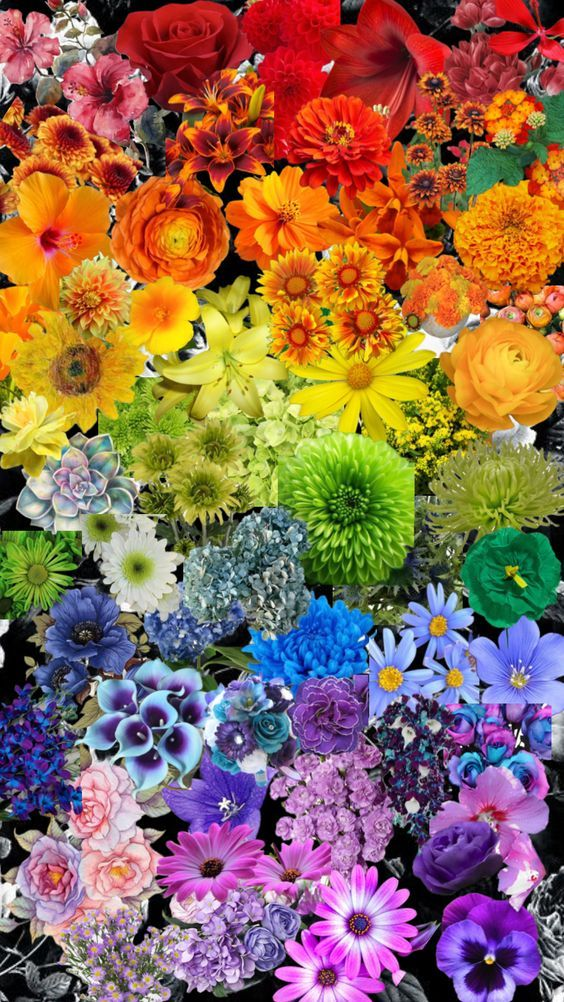
#> input picture media/pic.jpg, 564 x 1002 px
$ python lab2_1.py
#> lines starting #> are read from the running program, lines starting #| are printed output that depends on the picture; after the words box and inside, x2 and y2 are one past the last pixel; in counts of white or black regions, pixels touching at a corner belong together
import numpy as np
import cv2
import matplotlib.pyplot as plt

image_path = input("Путь к изображению: ")
#> the answer given: pic.jpg

image_in = cv2.imread(image_path)
#> image_in is the input picture: shape (1002, 564, 3); mean B, G, R 86, 106.1, 143.1

if image_in is None:
    print("Ошибка: изображение не найдено.")
    exit()

image_rgb = cv2.cvtColor(image_in, cv2.COLOR_BGR2RGB)
image_hsv = cv2.cvtColor(image_rgb, cv2.COLOR_RGB2HSV)
#> image_hsv: shape (1002, 564, 3); mean H, S, V 75.9, 159.1, 163

lower_red1 = np.array([0, 0, 0])
upper_red1 = np.array([10, 255, 255])

lower_red2 = np.array([170, 0, 0])
upper_red2 = np.array([179, 255, 255])

mask_red1 = cv2.inRange(image_hsv, lower_red1, upper_red1)
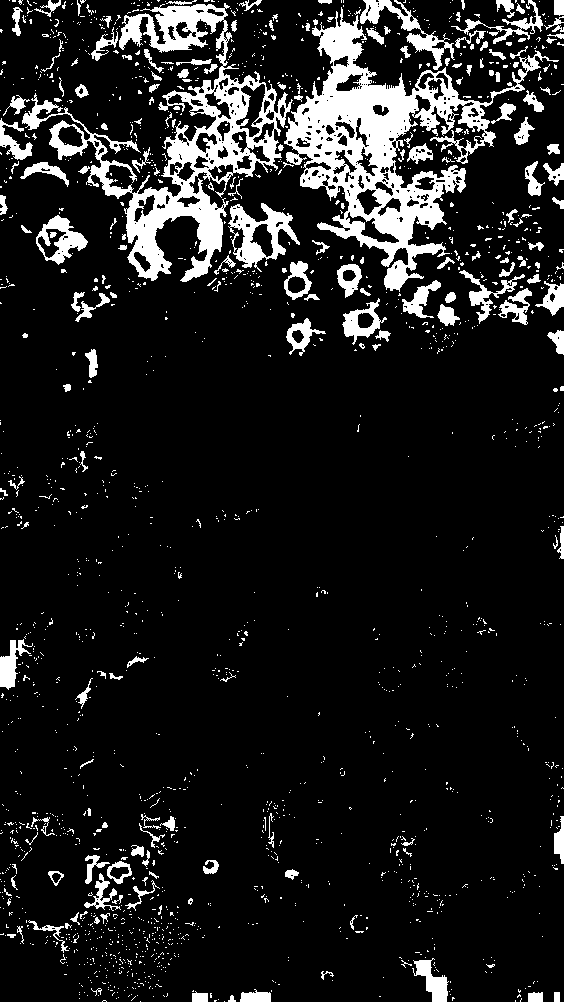
#> mask_red1: shape (1002, 564); 11.7% white; 1888 white regions (1689 under 20 px), largest, box (x1, y1, x2, y2) and area: (284, 7, 559, 292) 20020, (22, 3, 293, 282) 16393, (228, 203, 300, 272) 1944
mask_red2 = cv2.inRange(image_hsv, lower_red2, upper_red2)
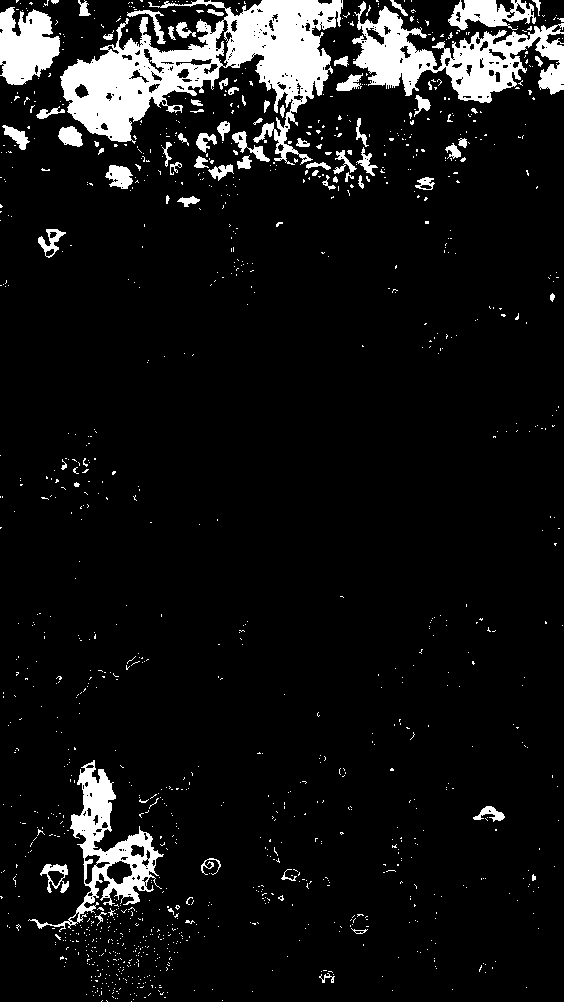
#> mask_red2: shape (1002, 564); 8.4% white; 1220 white regions (1148 under 20 px), largest, box (x1, y1, x2, y2) and area: (60, 0, 343, 165) 18274, (352, 1, 564, 103) 8880, (28, 760, 164, 932) 5171
mask_red = mask_red1 | mask_red2
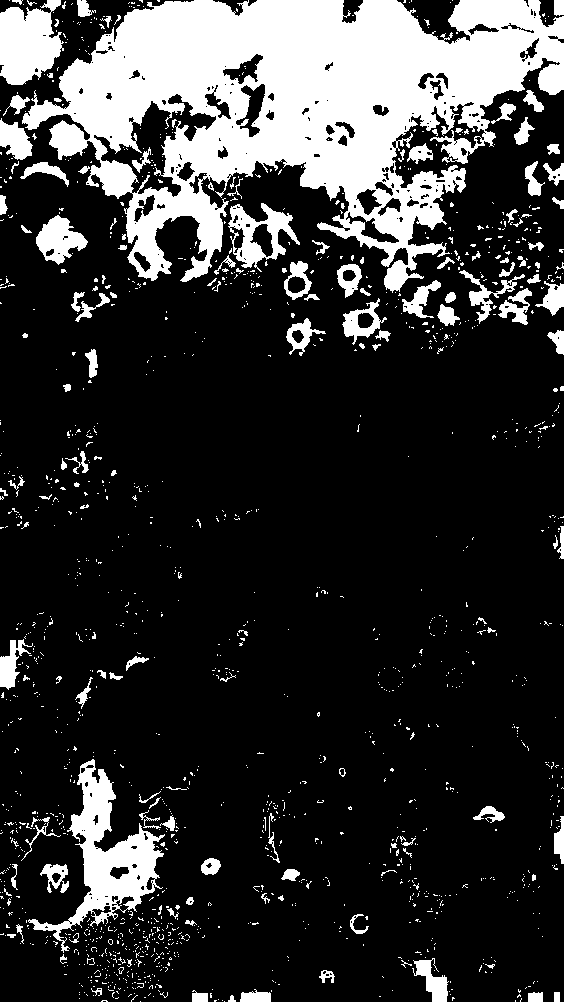
#> mask_red: shape (1002, 564); 20.2% white; 1518 white regions (1369 under 20 px), largest, box (x1, y1, x2, y2) and area: (22, 0, 564, 293) 77436, (28, 759, 165, 953) 7266, (0, 0, 64, 85) 3858

image_hsv_new = image_hsv.copy()
image_hsv_new[mask_red > 0, 1] = 0
#> image_hsv_new: shape (1002, 564, 3); mean H, S, V 75.9, 121.3, 163
image_rgb_new = cv2.cvtColor(image_hsv_new, cv2.COLOR_HSV2RGB)
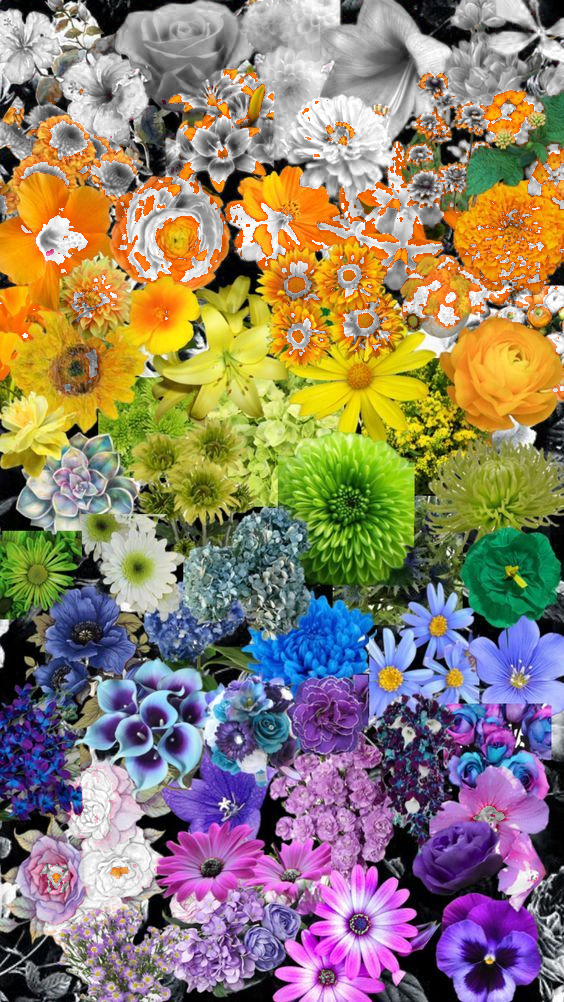
#> image_rgb_new: shape (1002, 564, 3); mean R, G, B 142.9, 128.2, 109.8

plt.figure(figsize=(10, 5))
plt.subplot(1, 2, 1)
plt.title('Исходное изображение')
plt.imshow(image_rgb)
plt.axis('off')

plt.subplot(1, 2, 2)
plt.title('Преобразованное изображение')
plt.imshow(image_rgb_new)
plt.axis('off')
plt.show()

image_bgr_new = cv2.cvtColor(image_rgb_new, cv2.COLOR_RGB2BGR)
cv2.imwrite("image_out_1.jpg", image_bgr_new)

$ run again, on media/flowers.jpg
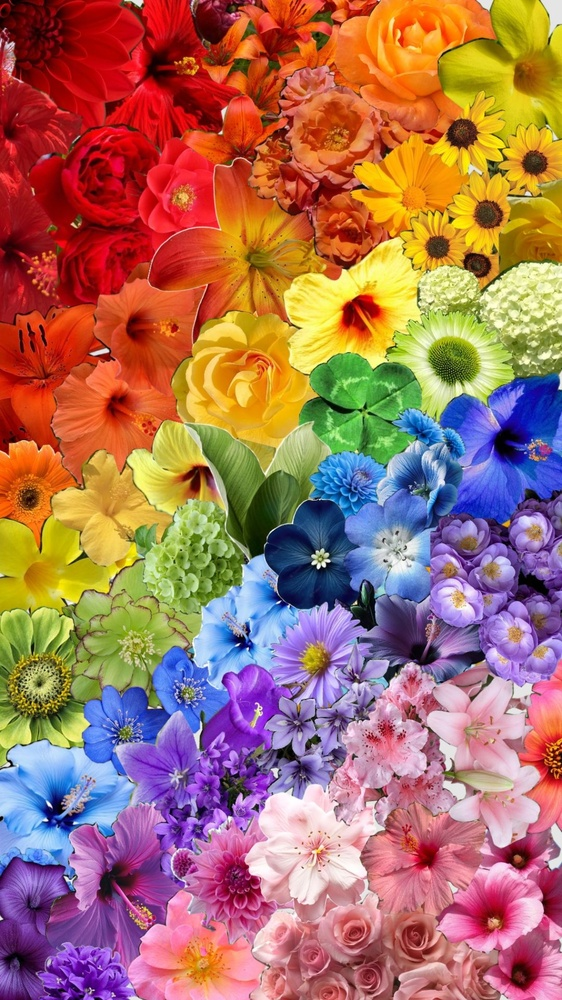
#> input picture media/flowers.jpg, 562 x 1000 px, shrunk from 1080 x 1920 before the run
#> image_in is the input picture: shape (1000, 562, 3); mean B, G, R 96.3, 112, 167.8
#> image_hsv: shape (1000, 562, 3); mean H, S, V 79.2, 168.6, 189.3
#> `mask_red1 = cv2.inRange(image_hsv, lower_red1, upper_red1)`:
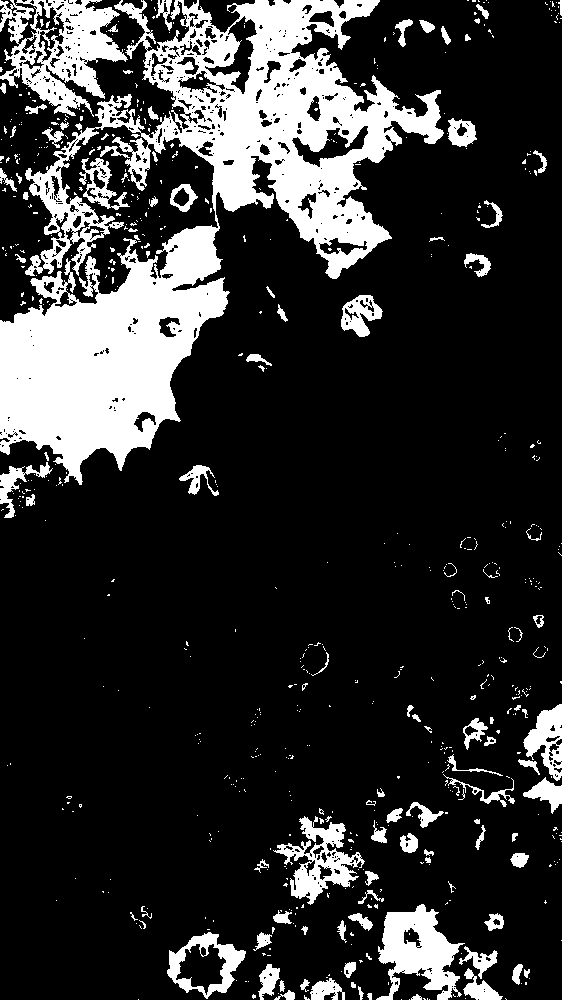
#> mask_red1: shape (1000, 562); 19.2% white; 677 white regions (564 under 20 px), largest, box (x1, y1, x2, y2) and area: (0, 0, 444, 485) 73678, (0, 0, 128, 117) 7233, (376, 904, 465, 1000) 4437
#> mask_red2: shape (1000, 562); 14.7% white; 679 white regions (584 under 20 px), largest, box (x1, y1, x2, y2) and area: (141, 772, 521, 1000) 32097, (0, 0, 218, 323) 30923, (447, 663, 562, 870) 5496
#> mask_red: shape (1000, 562); 33.9% white; 351 white regions (291 under 20 px), largest, box (x1, y1, x2, y2) and area: (0, 0, 444, 485) 121415, (141, 660, 562, 1000) 57100, (341, 295, 383, 337) 1096
#> image_hsv_new: shape (1000, 562, 3); mean H, S, V 79.2, 104.9, 189.3
#> `image_rgb_new = cv2.cvtColor(image_hsv_new, cv2.COLOR_HSV2RGB)`:
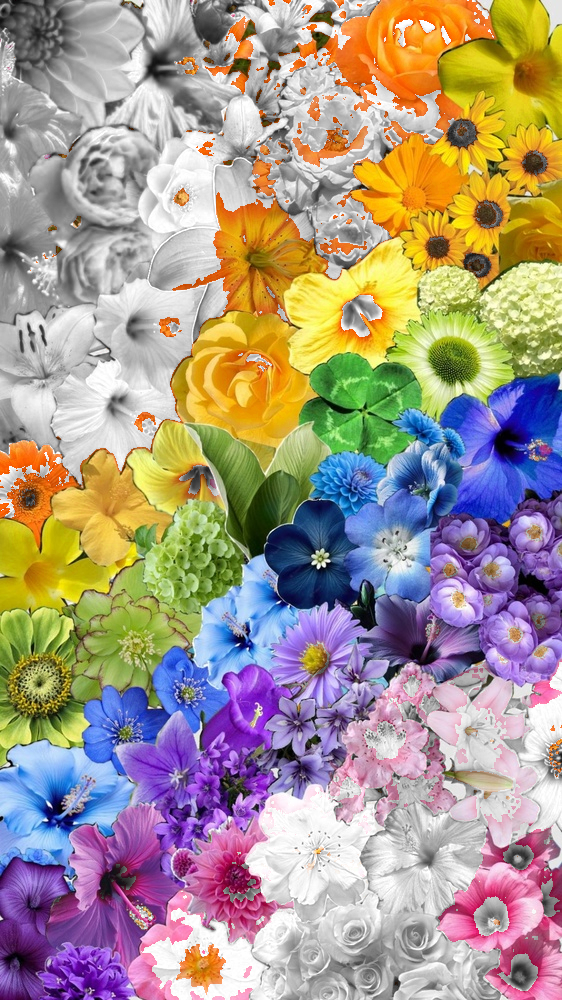
#> image_rgb_new: shape (1000, 562, 3); mean R, G, B 167.6, 151.9, 139

$ run again, on media/girl.jpg
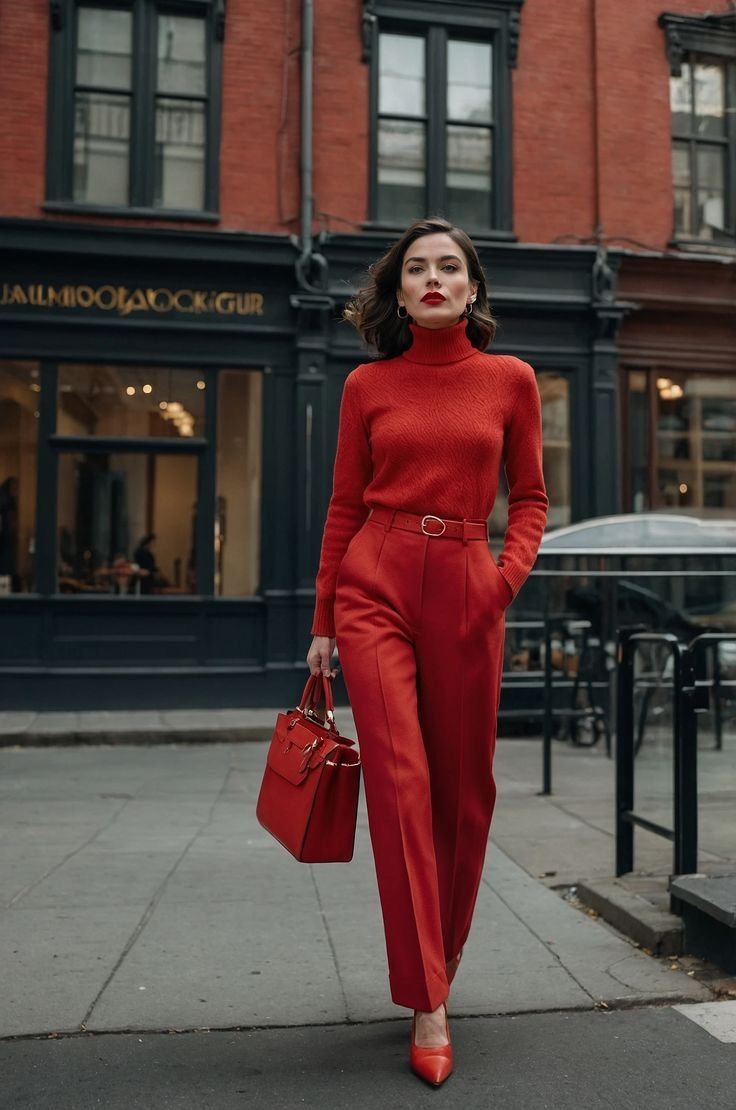
#> input picture media/girl.jpg, 736 x 1110 px
#> image_in is the input picture: shape (1110, 736, 3); mean B, G, R 62.5, 66.1, 85.2
#> image_hsv: shape (1110, 736, 3); mean H, S, V 62.1, 85.8, 89
#> `mask_red1 = cv2.inRange(image_hsv, lower_red1, upper_red1)`:
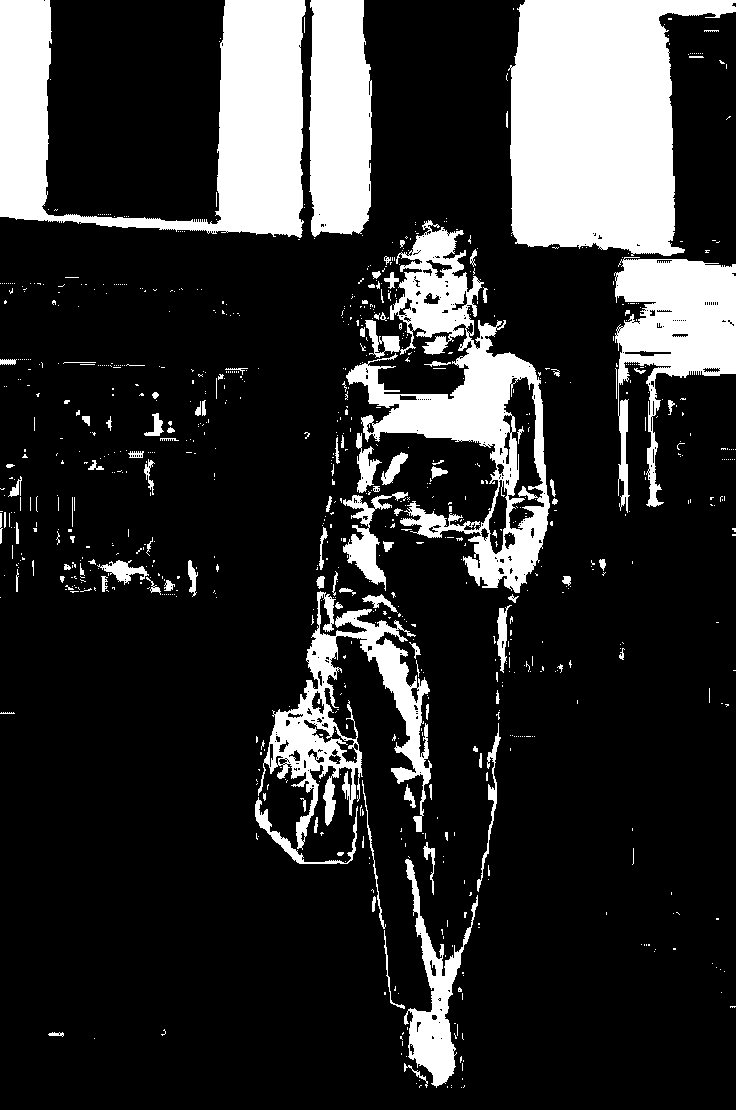
#> mask_red1: shape (1110, 736); 18.7% white; 878 white regions (765 under 20 px), largest, box (x1, y1, x2, y2) and area: (508, 0, 736, 256) 40268, (0, 0, 306, 238) 31287, (346, 220, 550, 593) 23507
#> mask_red2: shape (1110, 736); 9.9% white; 319 white regions (275 under 20 px), largest, box (x1, y1, x2, y2) and area: (310, 377, 519, 1016) 64512, (258, 756, 359, 863) 5984, (355, 323, 472, 399) 3892
#> mask_red: shape (1110, 736); 28.7% white; 604 white regions (524 under 20 px), largest, box (x1, y1, x2, y2) and area: (255, 220, 550, 1088) 128798, (506, 0, 736, 256) 40448, (0, 0, 306, 238) 31485
#> image_hsv_new: shape (1110, 736, 3); mean H, S, V 62.1, 36.9, 89
#> `image_rgb_new = cv2.cvtColor(image_hsv_new, cv2.COLOR_HSV2RGB)`:
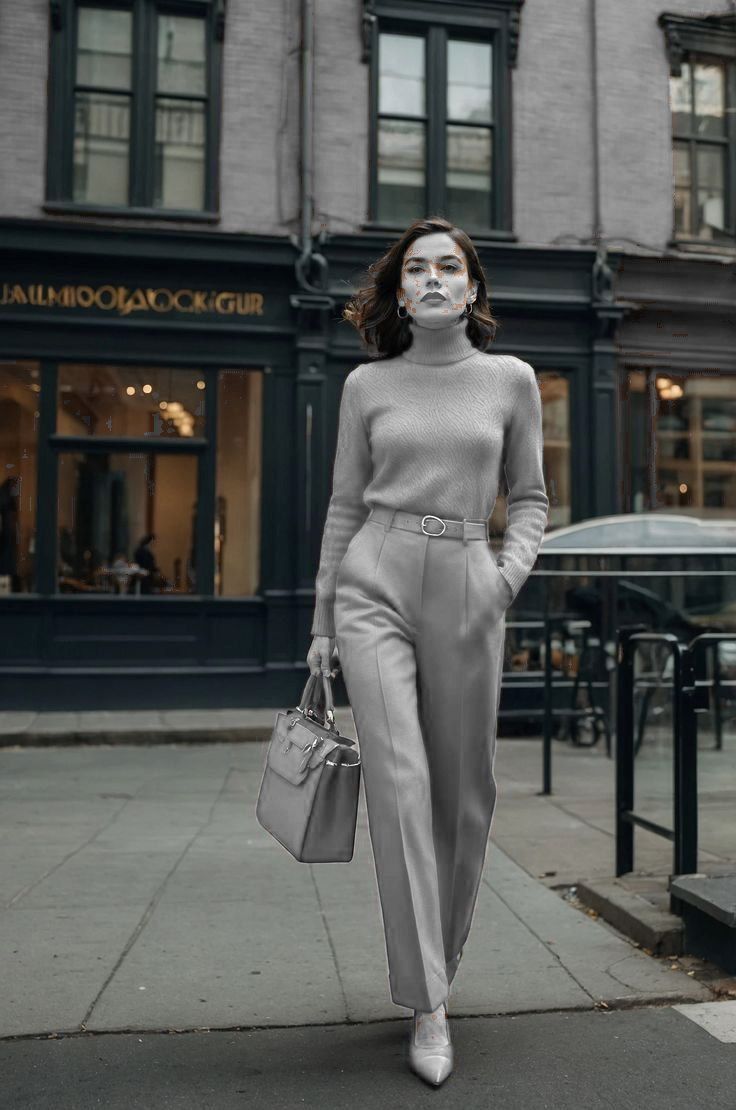
#> image_rgb_new: shape (1110, 736, 3); mean R, G, B 84.9, 86.8, 84

$ run again, on media/pansies.jpg
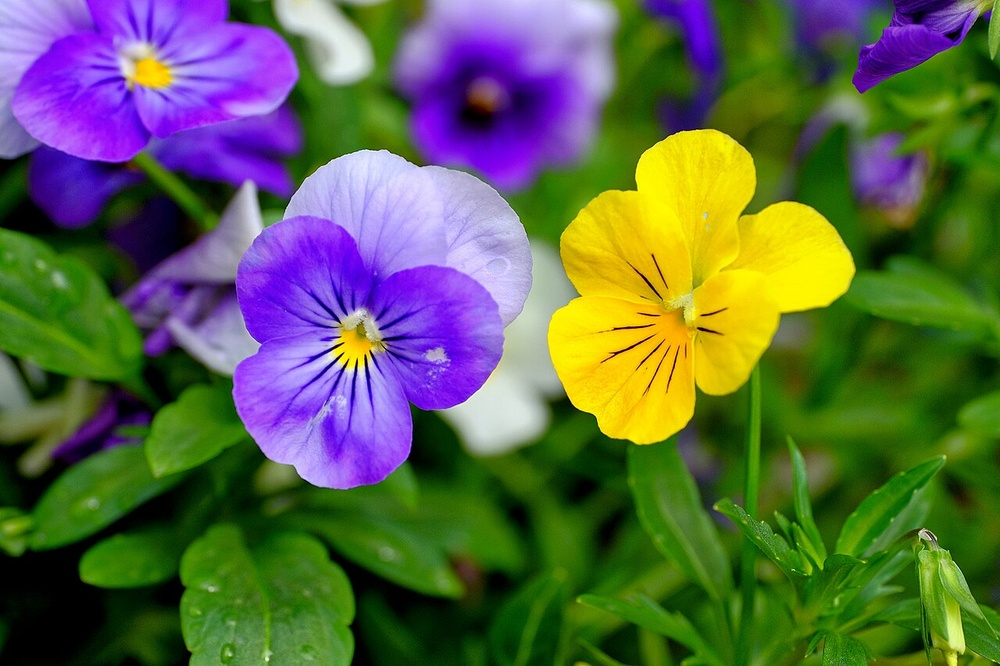
#> input picture media/pansies.jpg, 1000 x 666 px, shrunk from 1280 x 853 before the run
#> image_in is the input picture: shape (666, 1000, 3); mean B, G, R 72.2, 101.2, 92
#> image_hsv: shape (666, 1000, 3); mean H, S, V 71, 199.1, 140.2
#> `mask_red1 = cv2.inRange(image_hsv, lower_red1, upper_red1)`:
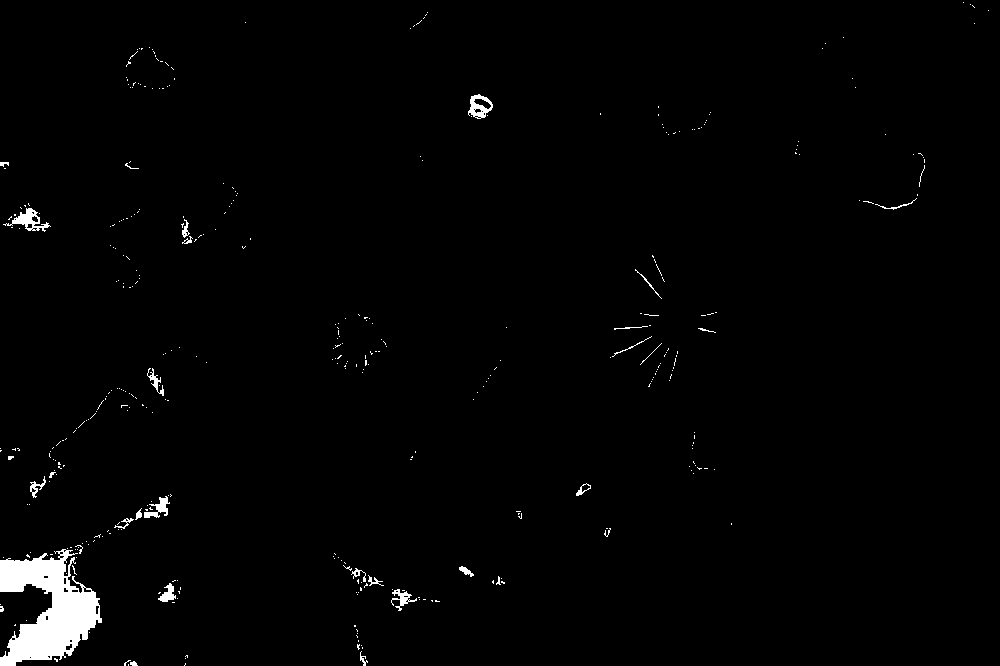
#> mask_red1: shape (666, 1000); 1.5% white; 393 white regions (362 under 20 px), largest, box (x1, y1, x2, y2) and area: (0, 549, 102, 666) 6473, (3, 208, 51, 232) 391, (468, 94, 493, 119) 314
#> mask_red2: shape (666, 1000); 0.08% white in thin lines or dots
#> mask_red: shape (666, 1000); 1.6% white; 362 white regions (325 under 20 px), largest, box (x1, y1, x2, y2) and area: (0, 549, 102, 666) 6475, (468, 91, 495, 119) 464, (3, 208, 51, 232) 391
#> image_hsv_new: shape (666, 1000, 3); mean H, S, V 71, 198.6, 140.2
#> `plt.show()`:
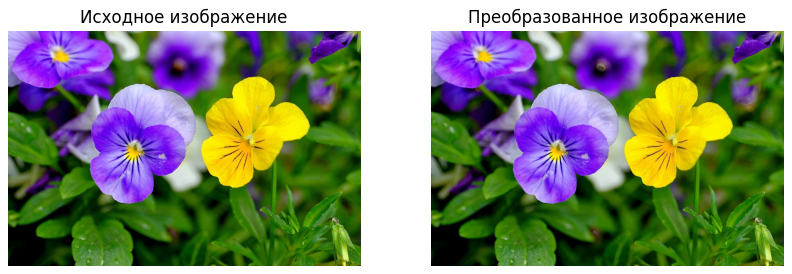
#> figure drawn by matplotlib, 2 panels
